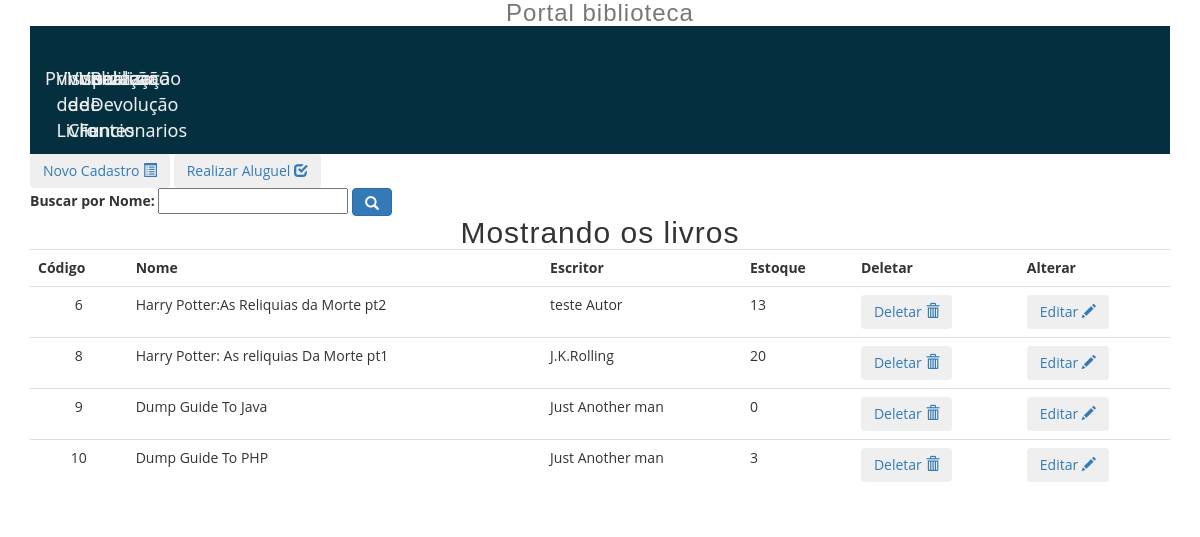
Before: /visualizacao/visualizacaoLivro.php with the older database file.
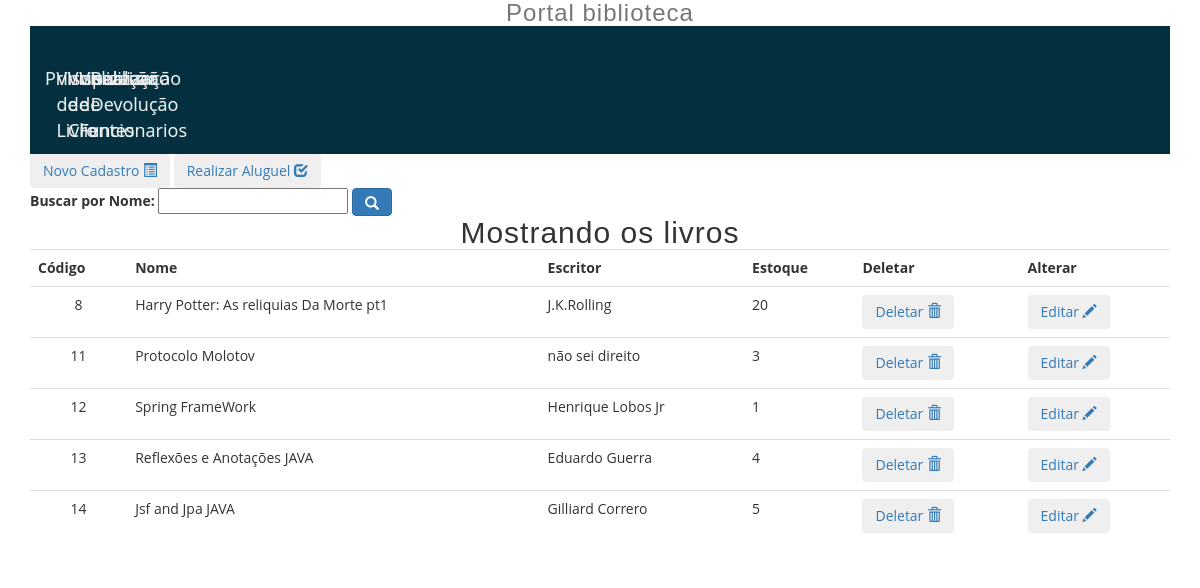
After: the same page with the newer database file.
### tables this page shows
CREATE TABLE IF NOT EXISTS `book` (
  `id` bigint(20) unsigned NOT NULL AUTO_INCREMENT,
  `name` varchar(100) NOT NULL,
  `writer` varchar(100) NOT NULL,
  `pages` varchar(100) NOT NULL,
  `stash` int(100) NOT NULL,
  UNIQUE KEY `id` (`id`)
);

### visualizacao/visualizacaoLivro.php (the view, shortened to what this page needs)
<!DOCTYPE html PUBLIC "-//W3C//DTD XHTML 1.0 Transitional//EN" "http://www.w3.org/TR/xhtml1/DTD/xhtml1-transitional.dtd">
<html xmlns="http://www.w3.org/1999/xhtml">
<head>
<link rel="stylesheet" href="../css/bootstrap.css">
<link rel="stylesheet" href="//code.jquery.com/ui/1.11.4/themes/smoothness/jquery-ui.css">
  <link rel="stylesheet" href="/resources/demos/style.css">
</head>
<body>
<div class="container">
      <div class="masthead">
        <h3 class="text-muted">Portal biblioteca</h3>
        <nav class="navbar navbar-default">
          <ul class="nav nav-justified">
          <li class="active"><a href="../index.php">Principal</a></li>
            <li><a href="visualizacaoLivro.php">Visualização de Livro</a></li>
            <li><a href="visualizacaoCliente.php">Visualização de Clientes</a></li>
            <li><a href="visualizacaoFuncionario.php">Visualização de Funcionarios</a></li>
			<li><a href="../cadastro/devolucao.php">Realizar Devolução</a></li>
          </ul>
        </nav>
      </div>
<div>
<a href="../cadastro/cadastroLivro.php"><button type="button"  class="btn">Novo Cadastro
<span class="glyphicon glyphicon-list-alt" aria-hidden="true"></span>
</button></a>
<a href="#dialog" name="modal"><button type="button"  class="btn">Realizar Aluguel
<span class="glyphicon glyphicon-check" aria-hidden="true"></span>
</button></a>
</div>
<form method="GET" action="../trafegoDados/buscaLivro.php">
	<label for="search">Buscar por Nome:</label>
	<input type="text" id="search" name="search" maxlength="255" />
	<button type="submit" class="btn btn-primary">
	<span class="glyphicon glyphicon-search"></span>
</button>
</form>
  <?php
		$resultado=mysql_query("Select * from book order by id") or die ("Não é possível consultar clientes.");
		print("<center><h2>Mostrando os livros</h2>");
		print("<table class='display table' width='90%'>");
		print("<tr><td><b>Código</td>");
		print("<td><b>Nome</td>");
		print("<td><b>Escritor</td>");
		print("<td><b>Estoque</td>");
		print("<td><b>Deletar</td><td><b>Alterar</td></tr>");
			while ($linha=mysql_fetch_array($resultado)) {
			$id=$linha["id"];
			$name=$linha["name"];
			$writer=$linha["writer"];
			$stash=$linha["stash"];
			print("<tr><td align='center'>$id</td>");
			print("<td>$name</td>");
			print("<td>$writer</td>");
			print("<td>$stash</td>");
			print("<td><a href='../trafegoDados/deletaLivro.php?cod=$id'><button type='button'  class='btn'>Deletar
										<span class='glyphicon glyphicon-trash' aria-hidden='true'></span> </button></a>");
			print("<td><a href='../trafegoDados/alteraLivro.php?cod=$id'><button type='button'  class='btn'>Editar
										<span class='glyphicon glyphicon-pencil' aria-hidden='true'></span> </button></a>");   }
			print("</table></center>");
?>
</body>
</html>

Changed rows visible on the page:
removed book: id "6", name "Harry Potter:As Reliquias da Morte pt2", writer "teste Autor", stash "13"
removed book: id "9", name "Dump Guide To Java", writer "Just Another man", stash "0"
removed book: id "10", name "Dump Guide To PHP", writer "Just Another man", stash "3"
added book: id "11", name "Protocolo Molotov", writer "não sei direito", stash "3"
added book: id "12", name "Spring FrameWork", writer "Henrique Lobos Jr", stash "1"
added book: id "13", name "Reflexões e Anotações JAVA", writer "Eduardo Guerra", stash "4"
added book: id "14", name "Jsf and Jpa JAVA", writer "Gilliard Correro", stash "5"
